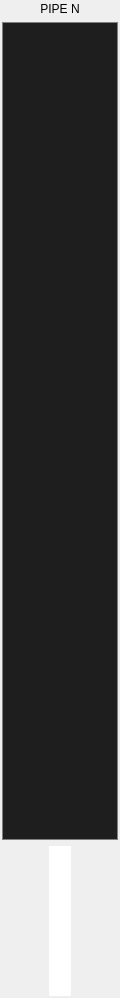
<?xml version="1.0" encoding="UTF-8"?>
<ui version="4.0">
 <class>PipeVisualizer</class>
 <widget class="QWidget" name="PipeVisualizer">
  <property name="geometry">
   <rect>
    <x>0</x>
    <y>0</y>
    <width>120</width>
    <height>998</height>
   </rect>
  </property>
  <property name="minimumSize">
   <size>
    <width>120</width>
    <height>0</height>
   </size>
  </property>
  <property name="maximumSize">
   <size>
    <width>120</width>
    <height>16777215</height>
   </size>
  </property>
  <property name="windowTitle">
   <string>PipeVisualizer</string>
  </property>
  <property name="styleSheet">
   <string notr="true"/>
  </property>
  <layout class="QGridLayout" name="gridLayout">
   <property name="leftMargin">
    <number>2</number>
   </property>
   <property name="topMargin">
    <number>2</number>
   </property>
   <property name="rightMargin">
    <number>2</number>
   </property>
   <property name="bottomMargin">
    <number>2</number>
   </property>
   <item row="2" column="0" colspan="2">
    <layout class="QHBoxLayout" name="horizontalLayout">
     <property name="sizeConstraint">
      <enum>QLayout::SizeConstraint::SetMinimumSize</enum>
     </property>
     <item>
      <spacer name="horizontalSpacer_2">
       <property name="orientation">
        <enum>Qt::Orientation::Horizontal</enum>
       </property>
       <property name="sizeHint" stdset="0">
        <size>
         <width>40</width>
         <height>20</height>
        </size>
       </property>
      </spacer>
     </item>
     <item>
      <widget class="QProgressBar" name="signal_level">
       <property name="minimumSize">
        <size>
         <width>0</width>
         <height>150</height>
        </size>
       </property>
       <property name="maximumSize">
        <size>
         <width>16777215</width>
         <height>150</height>
        </size>
       </property>
       <property name="styleSheet">
        <string notr="true">QProgressBar {
	border-radius:0;
}
QProgressBar::chunk {
	background-color: rgb(6, 129, 0);
}</string>
       </property>
       <property name="minimum">
        <number>-600</number>
       </property>
       <property name="maximum">
        <number>60</number>
       </property>
       <property name="value">
        <number>-600</number>
       </property>
       <property name="textVisible">
        <bool>false</bool>
       </property>
       <property name="orientation">
        <enum>Qt::Orientation::Vertical</enum>
       </property>
      </widget>
     </item>
     <item>
      <spacer name="horizontalSpacer">
       <property name="orientation">
        <enum>Qt::Orientation::Horizontal</enum>
       </property>
       <property name="sizeHint" stdset="0">
        <size>
         <width>40</width>
         <height>20</height>
        </size>
       </property>
      </spacer>
     </item>
    </layout>
   </item>
   <item row="1" column="0" colspan="2">
    <widget class="QFrame" name="elem_container">
     <property name="minimumSize">
      <size>
       <width>0</width>
       <height>20</height>
      </size>
     </property>
     <property name="styleSheet">
      <string notr="true">QFrame {
	background-color: #1e1e1e;
	border: 1px solid gray;
}</string>
     </property>
     <property name="frameShape">
      <enum>QFrame::Shape::StyledPanel</enum>
     </property>
     <property name="frameShadow">
      <enum>QFrame::Shadow::Raised</enum>
     </property>
     <layout class="QVBoxLayout" name="verticalLayout">
      <item>
       <spacer name="verticalSpacer">
        <property name="orientation">
         <enum>Qt::Orientation::Vertical</enum>
        </property>
        <property name="sizeHint" stdset="0">
         <size>
          <width>20</width>
          <height>460</height>
         </size>
        </property>
       </spacer>
      </item>
     </layout>
    </widget>
   </item>
   <item row="0" column="0" colspan="2">
    <widget class="QLabel" name="label">
     <property name="minimumSize">
      <size>
       <width>0</width>
       <height>0</height>
      </size>
     </property>
     <property name="maximumSize">
      <size>
       <width>16777215</width>
       <height>25</height>
      </size>
     </property>
     <property name="lineWidth">
      <number>1</number>
     </property>
     <property name="text">
      <string>PIPE N</string>
     </property>
     <property name="alignment">
      <set>Qt::AlignmentFlag::AlignCenter</set>
     </property>
    </widget>
   </item>
  </layout>
 </widget>
 <resources/>
 <connections/>
</ui>
